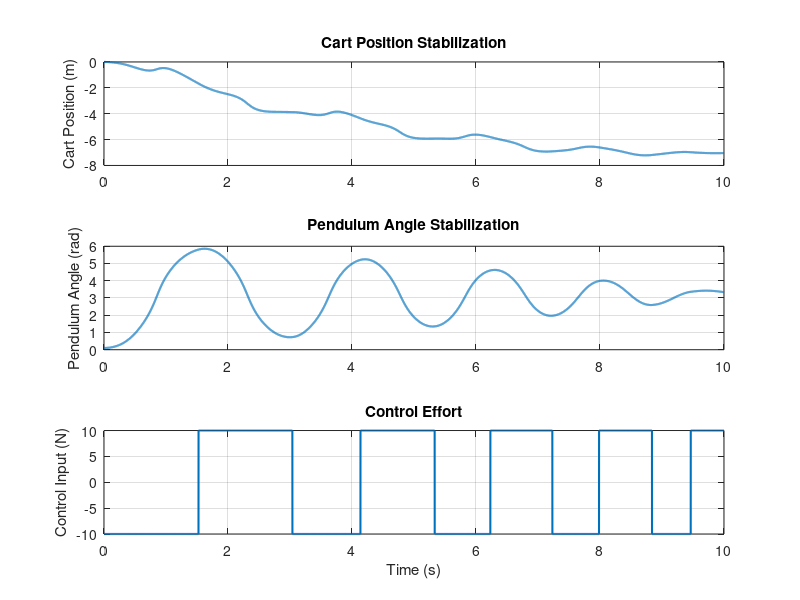
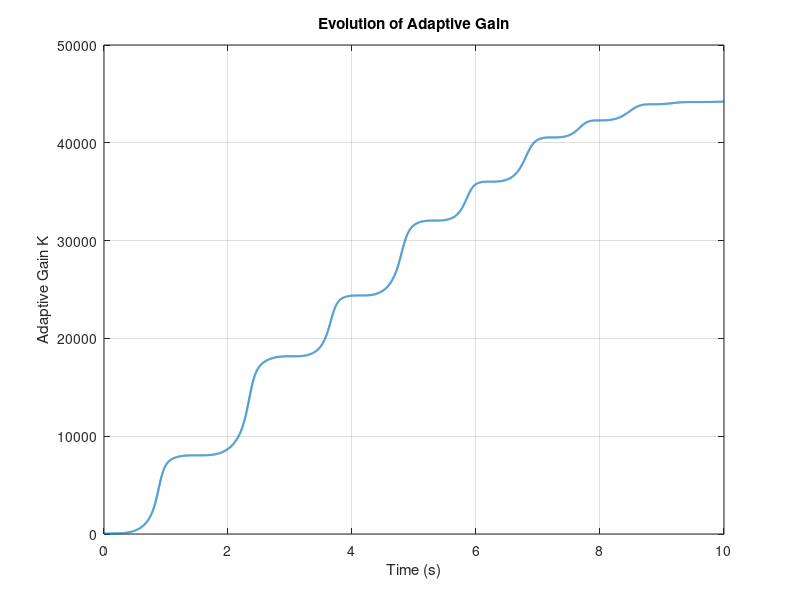

MATLAB code for these plots, in order:
%%
% Hybrid Adaptive Sliding Mode Control with ADRC and MRAC
% Overview:
% The proposed control strategy is designed to robustly stabilize both the wheels (cart position) and the pendulum (angle) of a two-wheeled inverted pendulum system. The architecture combines Active Disturbance Rejection Control (ADRC), Sliding Mode Control (SMC), and Model Reference Adaptive Control (MRAC) into a single unified scheme. This approach is intended to handle system uncertainties and external disturbances while maintaining low computational complexity.
% 
% Extended State Observers (ESOs):
% Two ESOs are implemented—one for the cart (wheels) and one for the pendulum. Each ESO estimates not only the system states (cart position/velocity and pendulum angle/angular velocity) but also the lumped disturbances acting on them. The observer gains (
% 𝐿
% 1
% L1, 
% 𝐿
% 2
% L2, 
% 𝐿
% 3
% L3) are determined based on a chosen observer bandwidth, ensuring rapid convergence of estimation errors. These disturbance estimates are critical as they allow the controller to cancel out the effects of unmodeled dynamics and external perturbations.
% 
% Sliding Mode Control (SMC):
% Instead of using a basic PD law, a sliding mode controller is adopted to provide robust nonlinear feedback. For each subsystem, sliding surfaces are defined as:
% 
% 𝑠
% 𝑥
% =
% 𝑒
% 𝑥
% +
% 𝜆
% 𝑥
% 𝑒
% ˙
% 𝑥
% s 
% x
% 
%  =e 
% x
% 
%  +λ 
% x
% 
%   
% e
% ˙
%   
% x
% 
%   for the cart (where 
% 𝑒
% 𝑥
% e 
% x
% 
%   is the cart position error), and
% 𝑠
% 𝜃
% =
% 𝑒
% 𝜃
% +
% 𝜆
% 𝜃
% 𝑒
% ˙
% 𝜃
% s 
% θ
% 
%  =e 
% θ
% 
%  +λ 
% θ
% 
%   
% e
% ˙
%   
% θ
% 
%   for the pendulum (where 
% 𝑒
% 𝜃
% e 
% θ
% 
%   is the pendulum angle error).
% A weighted combination of these surfaces, 
% 𝑠
% =
% 𝛼
% 𝑠
% 𝑥
% +
% (
% 1
% −
% 𝛼
% )
% 𝑠
% 𝜃
% s=αs 
% x
% 
%  +(1−α)s 
% θ
% 
%  , is used as the error signal. The control law consists of a nominal part 
% 𝑢
% 𝑛
% 𝑜
% 𝑚
% =
% −
% 𝐾
% 𝑠
% u 
% nom
% 
%  =−Ks (with 
% 𝐾
% K being an adaptive gain) and a robust term 
% 𝑢
% 𝑟
% 𝑜
% 𝑏
% 𝑢
% 𝑠
% 𝑡
% =
% −
% 𝜂
% tanh
% 
% (
% 𝑠
% /
% 𝜖
% )
% u 
% robust
% 
%  =−ηtanh(s/ϵ) to counteract uncertainties while reducing chattering. The overall control signal is adjusted by canceling the disturbance estimates from both ESOs.
% 
% Adaptive Gain Tuning via MRAC:
% To enhance performance under varying conditions, the controller uses an MRAC-inspired adaptation law to update the sliding mode gain 
% 𝐾
% K online. This adaptive mechanism increases 
% 𝐾
% K in proportion to the square of the sliding surface 
% 𝑠
% s, thereby compensating for model uncertainties and ensuring robust error convergence.
% 
% Implementation of Full Nonlinear Dynamics:
% The computed control input is applied to the full nonlinear model of the two-wheeled inverted pendulum. This model captures the coupling between the translational dynamics of the cart and the rotational dynamics of the pendulum. An Euler integration method is used for state updates, and control saturation is enforced to maintain practical actuator limits.
% 
% Summary:
% 
% ESOs provide real-time estimates of both states and disturbances, enabling effective cancellation of unmodeled dynamics.
% SMC replaces a basic PD controller with a robust nonlinear feedback law that drives the sliding surfaces to zero, ensuring rapid error convergence.
% MRAC-based adaptation continuously tunes the controller gains, making the system resilient to uncertainties and disturbances.
% Together, these components stabilize both the cart's position and the pendulum's angle with high robustness and reduced computational complexity.
%%
clc; clear; close all;

%% System Parameters
m_w = 0.432;           % Mass of each wheel [kg]
m_p = 5.0;             % Mass of the pendulum [kg]
I_w = 0.5 * (0.432) * (0.0726)^2; % Inertia of each wheel [kg*m^2]
I_p = 5 * (0.4)^2;       % Inertia of the pendulum [kg*m^2]
l = 0.4;               % Distance from axle to pendulum COM [m]
r = 0.0726;            % Wheel radius [m]
g = 9.81;              % Gravity [m/s^2]

% Derived coefficients from the dynamic model:
a = 2*m_w + m_p + 2*I_w/(r^2);
b = m_p * l;
c = m_p * l^2 + I_p;
d = m_p * g * l;
Delta = a*c - b^2;

% Nominal gain factor (for disturbance cancellation)
% (computed at equilibrium; you may adjust this as needed)
b0 = -b / Delta;  

%% ADRC-ESO Gains for Cart (x) and Pendulum (theta)
w0 = 30;         % Observer bandwidth
L1 = 3*w0;       % ESO gains (same for both subsystems for simplicity)
L2 = 3*w0^2;
L3 = w0^3;

%% Sliding Mode Control (SMC) and Adaptive Gain Parameters
% Sliding surface parameters for cart and pendulum:
lambda_x = 5;          % SMC slope for cart
lambda_theta = 10;     % SMC slope for pendulum
% Weighting factor to combine sliding surfaces (0<=alpha<=1)
alpha_weight = 0.5;    % equal weight for cart and pendulum

% Nominal sliding mode control gain (will be adapted online)
K = 50;                % Initial adaptive gain
eta = 5;               % Discontinuous (robust) gain
epsilon = 0.01;        % Smoothing parameter for tanh()

% Adaptation rate for gain K (MRAC law)
gamma = 10;

%% Simulation Parameters
dt = 0.001;
T_final = 10;
t = 0:dt:T_final;
N = length(t);

% State vector: [cart position; cart velocity; pendulum angle; pendulum angular velocity]
x = zeros(4, N);
% Set initial conditions: small pendulum deviation, cart initially at rest
x(:,1) = [0; 0; 0.1; 0];

% Preallocate control and gain histories
u_total = zeros(1, N);
K_hist = zeros(1, N);
K_hist(1) = K;

%% ESO Initialization for Cart and Pendulum
% For Cart:
z_x = x(1,1);       % estimated cart position
z_xdot = x(2,1);    % estimated cart velocity
z_dist_x = 0;       % estimated disturbance for cart

% For Pendulum:
z_theta = x(3,1);       % estimated pendulum angle
z_thetadot = x(4,1);    % estimated pendulum angular velocity
z_dist_theta = 0;       % estimated disturbance for pendulum

%% Main Simulation Loop
for k = 1:N-1
    %% Measurements from plant (available states)
    x_meas = x(:,k);
    % For convenience:
    cart_pos = x_meas(1);
    cart_vel = x_meas(2);
    theta = x_meas(3);
    theta_dot = x_meas(4);
    
    %% --- Extended State Observer (ESO) Updates ---
    % ESO for Cart:
    e_x_obs = cart_pos - z_x;
    z_x = z_x + dt*(z_xdot + L1*e_x_obs);
    z_xdot = z_xdot + dt*(z_dist_x + L2*e_x_obs);
    z_dist_x = z_dist_x + dt*(L3*e_x_obs);
    
    % ESO for Pendulum:
    e_theta_obs = theta - z_theta;
    z_theta = z_theta + dt*(z_thetadot + L1*e_theta_obs);
    z_thetadot = z_thetadot + dt*(z_dist_theta + L2*e_theta_obs);
    z_dist_theta = z_dist_theta + dt*(L3*e_theta_obs);
    
    %% --- Define Sliding Surfaces ---
    % Define errors (desired values are zero for stabilization)
    e_x = 0 - z_x;               % cart position error
    e_xdot = 0 - z_xdot;         % cart velocity error
    e_theta = 0 - z_theta;       % pendulum angle error
    e_thetadot = 0 - z_thetadot; % pendulum angular velocity error
    
    % Sliding surfaces for cart and pendulum:
    s_x = e_x + lambda_x * e_xdot;
    s_theta = e_theta + lambda_theta * e_thetadot;
    
    % Combined sliding surface (weighted sum)
    s = alpha_weight * s_x + (1 - alpha_weight) * s_theta;
    
    %% --- Adaptive Sliding Mode Control Law ---
    % Nominal control part using the sliding variable with adaptive gain K
    u_nom = - K * s;
    % Robust/discontinuous term (smooth approximation)
    u_robust = - eta * tanh(s/epsilon);
    
    % Combined nominal control before disturbance cancellation
    u_ASMC = u_nom + u_robust;
    
    % Cancel estimated disturbances (sum of both ESOs' disturbance estimates)
    u = (u_ASMC - (z_dist_x + z_dist_theta)) / b0;
    
    % Saturate control input to avoid unrealistic commands
    u_sat = 10;
    u = max(min(u, u_sat), -u_sat);
    u_total(k) = u;
    
    %% --- Adaptive Gain Update (MRAC Law) ---
    % A simple adaptation law: increase gain proportional to sliding surface magnitude
    K = K + gamma * s^2 * dt;
    % Optionally, you can include a forgetting factor or bounds on K here
    K_hist(k+1) = K;
    
    %% --- Plant Dynamics Simulation (Full Nonlinear Model) ---
    % Dynamics as derived:
    % a*ddot{x} + b*cos(theta)*ddot{theta} - b*sin(theta)*(theta_dot)^2 = u
    % b*cos(theta)*ddot{x} + c*ddot{theta} - m_p*g*l*sin(theta) = 0
    % Solve for ddot{x} and ddot{theta}:
    denom = a*c - b^2 * cos(theta)^2;
    ddx = ( c*( u + b*sin(theta)*theta_dot^2 ) - b*cos(theta)*( m_p*g*l*sin(theta) ) ) / denom;
    ddtheta = ( a*( m_p*g*l*sin(theta) ) - b*cos(theta)*( u + b*sin(theta)*theta_dot^2 ) ) / denom;
    
    % State derivative
    dx = [ cart_vel;
           ddx;
           theta_dot;
           ddtheta ];
    % Euler integration update
    x(:,k+1) = x(:,k) + dt * dx;
end

%% Plot Results
figure;
subplot(3,1,1);
plot(t, x(1,:), 'LineWidth', 1.5);
ylabel('Cart Position (m)');
title('Cart Position Stabilization');
grid on;

subplot(3,1,2);
plot(t, x(3,:), 'LineWidth', 1.5);
ylabel('Pendulum Angle (rad)');
title('Pendulum Angle Stabilization');
grid on;

subplot(3,1,3);
plot(t(1:end-1), u_total(1:end-1), 'LineWidth', 1.5);
ylabel('Control Input (N)');
xlabel('Time (s)');
title('Control Effort');
grid on;

figure;
plot(t, K_hist, 'LineWidth', 1.5);
ylabel('Adaptive Gain K');
xlabel('Time (s)');
title('Evolution of Adaptive Gain');
grid on;
